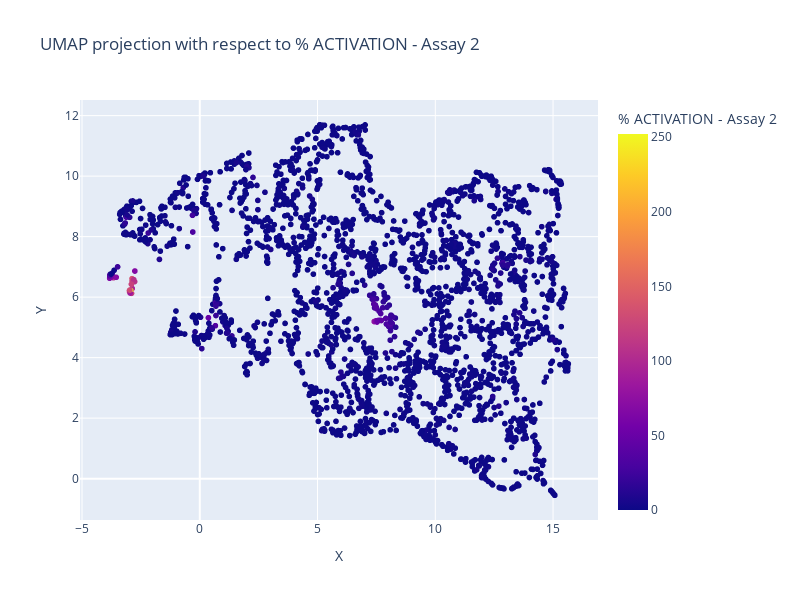
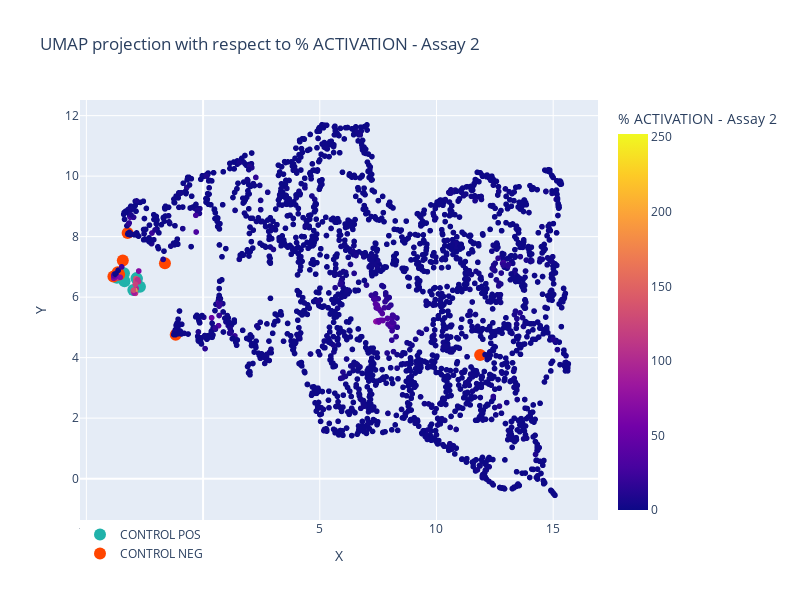

Source (notebook cell) for these figures, in order:
### Code cell
fig = plot_projection_2d(compounds, '% ACTIVATION - Assay 2')
fig.show()
controls = split_controls_pos_neg(ctrl, 'Assay 2')
fig_controls = projection_2d_add_controls(fig, controls)
fig_controls.show()
# projection_2d_add_controls(fig, controls)

### Figure 1 — Plotly figure (JSON) as saved in the notebook; plotly's stock layout.template omitted (floating-point values rounded to 4 significant figures; data arrays with more than 128 entries replaced by an {"elided": "..."} marker saying what was removed)
{"data": [{"hovertemplate": "X=%{x}<br>Y=%{y}<br>Compound ID=%{text}<br>% ACTIVATION - Assay 2=%{marker.color}<extra></extra>", "legendgroup": "", "marker": {"color": {"elided": "2462 float values"}, "coloraxis": "coloraxis", "symbol": "circle"}, "mode": "markers+text", "name": "", "showlegend": false, "text": {"elided": "2462 int values"}, "type": "scattergl", "x": {"elided": "2462 float values"}, "xaxis": "x", "y": {"elided": "2462 float values"}, "yaxis": "y"}], "layout": {"coloraxis": {"cmax": 252.2, "cmin": 0, "colorbar": {"title": {"text": "% ACTIVATION - Assay 2"}}, "colorscale": [[0, "#0d0887"], [0.1111, "#46039f"], [0.2222, "#7201a8"], [0.3333, "#9c179e"], [0.4444, "#bd3786"], [0.5556, "#d8576b"], [0.6667, "#ed7953"], [0.7778, "#fb9f3a"], [0.8889, "#fdca26"], [1, "#f0f921"]]}, "height": 600, "legend": {"tracegroupgap": 0}, "title": {"text": "UMAP projection with respect to % ACTIVATION - Assay 2"}, "width": 800, "xaxis": {"anchor": "y", "domain": [0, 1], "title": {"text": "X"}}, "yaxis": {"anchor": "x", "domain": [0, 1], "title": {"text": "Y"}}}}

### Figure 2 — Plotly figure (JSON) as saved in the notebook; plotly's stock layout.template omitted (floating-point values rounded to 4 significant figures; data arrays with more than 128 entries replaced by an {"elided": "..."} marker saying what was removed)
{"data": [{"hovertemplate": "X=%{x}<br>Y=%{y}<br>Compound ID=%{text}<br>% ACTIVATION - Assay 2=%{marker.color}<extra></extra>", "legendgroup": "", "marker": {"color": {"elided": "2462 float values"}, "coloraxis": "coloraxis", "symbol": "circle"}, "mode": "markers+text", "name": "", "showlegend": false, "text": {"elided": "2462 int values"}, "type": "scattergl", "x": {"elided": "2462 float values"}, "xaxis": "x", "y": {"elided": "2462 float values"}, "yaxis": "y"}, {"hovertemplate": "<b>%{text[0]}</b><br><b>%{text[1]}</b><br>X: %{x:.4f}<br>Y: %{y:.4f}<br>", "marker": {"color": "LightSeaGreen", "size": 12}, "mode": "markers", "name": "CONTROL POS", "text": [["POS: Assay 2", "NEG: Assay 3,Assay 4,Assay 5"], ["POS: Assay 2,Assay 5", "NEG: Assay 3,Assay 4"], ["POS: Assay 2,Assay 4", "NEG: Assay 3,Assay 5"], ["POS: Assay 2,Assay 4,Assay 5", "NEG: Assay 3"], ["POS: Assay 2,Assay 3", "NEG: Assay 4,Assay 5"], ["POS: Assay 2,Assay 3,Assay 5", "NEG: Assay 4"], ["POS: Assay 2,Assay 3,Assay 4", "NEG: Assay 5"], ["POS: Assay 2,Assay 3,Assay 4,Assay 5", "NEG: "]], "type": "scatter", "x": [-2.836, -2.852, -2.705, -2.99, -3.484, -3.39, -3.691, -3.365], "y": [6.606, 6.629, 6.347, 6.233, 6.714, 6.79, 6.641, 6.523]}, {"hovertemplate": "<b>%{text[0]}</b><br><b>%{text[1]}</b><br>X: %{x:.4f}<br>Y: %{y:.4f}<br>", "marker": {"color": "orangered", "size": 12}, "mode": "markers", "name": "CONTROL NEG", "text": [["POS: ", "NEG: Assay 2,Assay 3,Assay 4,Assay 5"], ["POS: Assay 5", "NEG: Assay 2,Assay 3,Assay 4"], ["POS: Assay 4", "NEG: Assay 2,Assay 3,Assay 5"], ["POS: Assay 4,Assay 5", "NEG: Assay 2,Assay 3"], ["POS: Assay 3", "NEG: Assay 2,Assay 4,Assay 5"], ["POS: Assay 3,Assay 5", "NEG: Assay 2,Assay 4"], ["POS: Assay 3,Assay 4", "NEG: Assay 2,Assay 5"], ["POS: Assay 3,Assay 4,Assay 5", "NEG: Assay 2"]], "type": "scatter", "x": [-1.634, -3.233, -1.172, 11.87, -3.657, -3.439, -3.843, -3.596], "y": [7.121, 8.118, 4.76, 4.086, 6.824, 7.212, 6.682, 6.748]}], "layout": {"coloraxis": {"cmax": 252.2, "cmin": 0, "colorbar": {"title": {"text": "% ACTIVATION - Assay 2"}}, "colorscale": [[0, "#0d0887"], [0.1111, "#46039f"], [0.2222, "#7201a8"], [0.3333, "#9c179e"], [0.4444, "#bd3786"], [0.5556, "#d8576b"], [0.6667, "#ed7953"], [0.7778, "#fb9f3a"], [0.8889, "#fdca26"], [1, "#f0f921"]]}, "height": 600, "legend": {"tracegroupgap": 0, "x": 0, "xanchor": "left", "y": 0, "yanchor": "top"}, "title": {"text": "UMAP projection with respect to % ACTIVATION - Assay 2"}, "width": 800, "xaxis": {"anchor": "y", "domain": [0, 1], "title": {"text": "X"}}, "yaxis": {"anchor": "x", "domain": [0, 1], "title": {"text": "Y"}}}}
